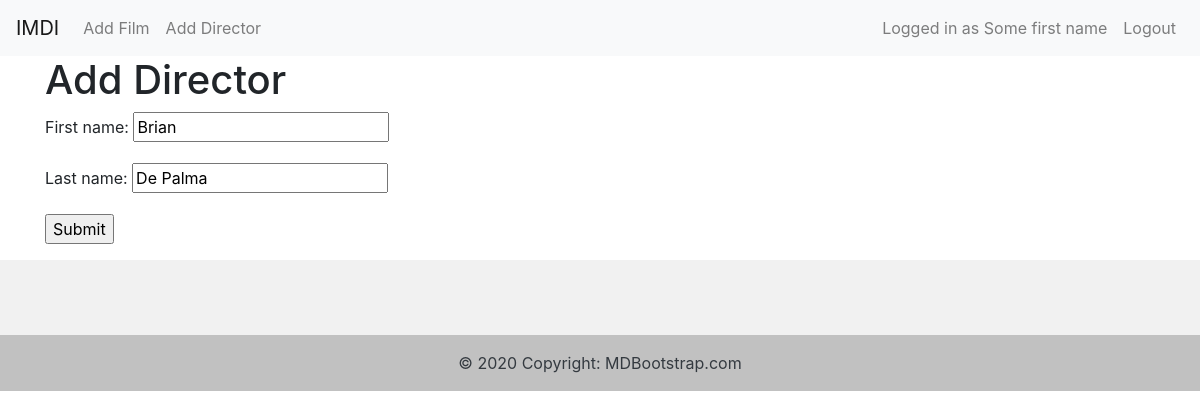
/update-director/2 (signed in), run on the app's committed database.
### accounts/models.py (models this page shows, shortened)
class CustomUser(AbstractUser):
    username = models.CharField(max_length=50, blank=True, null=True, unique=True)
    email = models.EmailField('email address', unique=True)
    first_name = models.CharField(max_length=50)
    last_name = models.CharField(max_length=50)
    phone_number = PhoneNumberField(region='IL')
    REQUIRED_FIELDS = ['first_name', 'email']

### films/models.py (models this page shows, shortened)
class Director(models.Model):
    first_name = models.CharField(max_length=100)
    last_name = models.CharField(max_length=100)

### films/views.py (the view, shortened to what this page needs)
# urls.py: path('update-director/<pk>', views.DirectorUpdateView.as_view(), name='update_director'),
class DirectorUpdateView(UserPassesTestMixin, generic.edit.UpdateView):
    template_name = 'director/add_director.html'
    model = Director
    fields = '__all__'
    def get_context_data(self, **kwargs):
        context = super(DirectorUpdateView, self).get_context_data(**kwargs)
        context['title'] = "Update Director"
        return context
    def test_func(self):
        return self.request.user.is_superuser

### films/templates/director/add_director.html (shortened to what this page needs)
{% extends 'partials/base.html' %}
{% block content %}
    {% include "partials/navbar.html" %}
    <div class="container">
        <h1>Add Director</h1>
        <form action="" method="POST">
            {{ form.as_p }}
            <div class="form-group">
                <input type="submit" value="Submit">
            </div>
        </form>
    </div>
{% endblock content %}

### films/templates/partials/navbar.html (shortened to what this page needs)
<nav class="navbar navbar-expand-lg navbar-light bg-light">
    <a class="navbar-brand" href="{% url 'homepage' %}">IMDI</a>
    <div class="collapse navbar-collapse" id="navbarNav">
        <ul class="navbar-nav">
            {% if user.is_superuser %}
                <li class="nav-item">
                    <a class="nav-link" href="{% url 'add_film' %}">Add Film</a>
                </li>
                <li class="nav-item">
                    <a class="nav-link" href="{% url 'add_director' %}">Add Director</a>
                </li>
            {% endif %}
        </ul>
    </div>
    <div class="navbar-collapse collapse w-50 order-3 dual-collapse2">
        <ul class="navbar-nav ml-auto">
            {% if user.is_authenticated %}
              <li class="nav-item">
                <a class="nav-link" href="{% url 'profile' %}">Logged in as {{ user.first_name }} {{ user.last_name }}</a>
              </li>
              <li class="nav-item">
                <a class="nav-link" href="{% url 'logout' %}">Logout</a>
              </li>
            {% endif %}
        </ul>
    </div>
</nav>

### data on the page
CustomUser: first_name "Some first name"
Director: first_name "Brian", last_name "De Palma"
